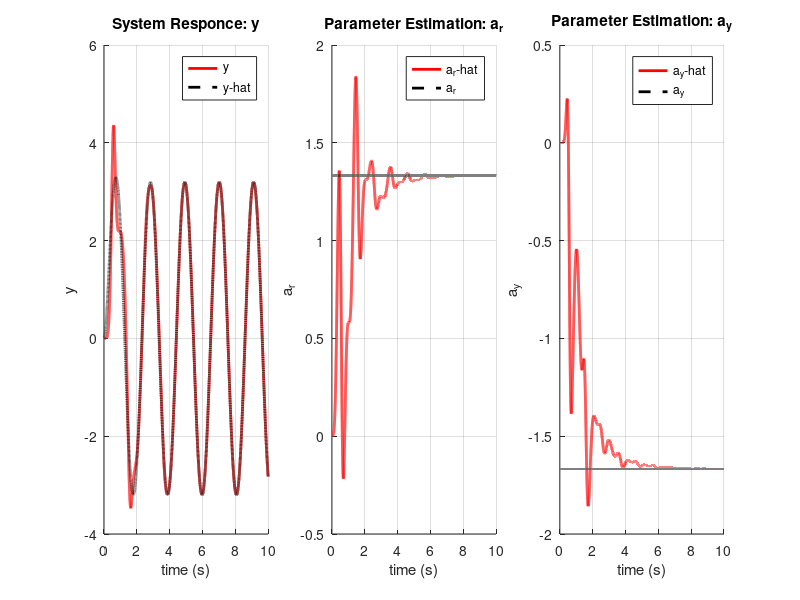

Write MATLAB code to recreate this figure.
% ------------------------------------------------------------------------
% University of Maryland, College Park
% ENME 808B - Applied Nonlinear Controls
% Homework #8
% Due November 12, 2018
%
% David A Smart
% November 7, 2018
% ------------------------------------------------------------------------
%% Problem Statement
%
% 2. [Example 8.3] 
%
% Consider the 1st-order system 
% y_dot = ?a_p*y + b_p*u = y + 3*u 
% [a_p = -1, b_p = 3]
%
% and its reference model 
% y_m_dot = -a_m*y_m + b_m*r = ?4*y_m + 4*r
% [a_m = 4, b_m = 4]
% 
% Simulate the system with the MRAC law:
% u = a_r_hat(t)*r + a_y_hat(t)*y
% a_r_hat_dot = ?sign(b_p)*gamma*e*r = ?2*e*r
% a_y_hat_dot = ?sign(b_p)*gamma*e*y = ?2*e*y
%
% Choose a_r_hat(0) = a_y_hat(0) = 0 as well as y(0) = y_m(0)=0.
% (1) r(t) = 4
% (2) r(t) = 4*sin(3*t)
%
% Plot the time responses of y(t) and y_m(t) 
% as well as a_r_hat(t) and a_y_hat(t) 
% in conjunction with a_r_star and a_y_star 
% [a_r_star = b_m / b_p]
% [a_y_star = (-a_m + a_p) / b_p]
% to assess the quality of on-line parameter estimation.
% 
% ------------------------------------------------------------------------
%% clean up
close all
clear
clc

% ------------------------------------------------------------------------
%% initial conditions
% time
t(1)    = 0;

% parameter estimates
a_r_hat_dot(1) = 0;
a_y_hat_dot(1) = 0;
a_r_hat(1) = 0;
a_y_hat(1) = 0;

% state
y_dot(1) = 0;
y_m_dot(1) = 0;
y(1) = 0;
y_m(1) = 0;

% error
e(1) = 0;

% input & control
r(1) = 0;
u(1) = 0;

%% optimal parameters
% a_p = -1, b_p = 3
% a_m = 4, b_m = 4
% a_r_star = b_m / b_p;
% a_y_star = (-a_m + a_p) / b_p;
a_r_star = 4/3;
a_y_star = -5/3;

% ------------------------------------------------------------------------
%% time-loop

% simulation time-step
dt  = 1/6000;

for i = 2:(10/dt)
    
% time update
t(i) = t(i-1) + dt;
    
% update system dynamics
y_dot(i) = y(i-1) + 3*u(i-1);
y(i) = y(i-1) + y_dot(i)*dt;

% update reference model 
% r(i) = 4;
r(i) = 4*sin(3*t(i));
y_m_dot(i) = -4*y_m(i-1) + 4*r(i);
y_m(i) = y_m(i-1) + y_m_dot(i)*dt;

% update error
e(i) = y(i) - y_m(i);

% update estimated parameters
a_r_hat_dot(i) = -2*e(i)*r(i);
a_r_hat(i) = a_r_hat(i-1) + a_r_hat_dot(i)*dt;
a_y_hat_dot(i) = -2*e(i)*y(i);
a_y_hat(i) = a_y_hat(i-1) + a_y_hat_dot(i)*dt;

% update control input
u(i) = a_r_hat(i)*r(i) + a_y_hat(i)*y(i);  
    
end

%% eval final parameter offsets
a_r_hat(end) - a_r_star
a_y_hat(end) - a_y_star

% -------------------------------------------------------------------------
%% Display

figure(1)
set(gcf,'Units','normalized','Position',[0 0.2 1 0.5]); % large

subplot(1,3,1);
hold on
plot(t, y,'r', 'LineWidth',2);
plot(t, y_m,'--k', 'LineWidth',2);
xlabel('time (s)')
ylabel('y')
title('System Responce: y')
legend('y', 'y-hat','Location','Best')
grid on

subplot(1,3,2);
hold on
plot(t, a_r_hat,'r', 'LineWidth',2);
plot(t, ones(size(t,2),1)*a_r_star,'--k', 'LineWidth',2);
xlabel('time (s)')
ylabel('a_r')
title('Parameter Estimation: a_r')
legend('a_r-hat', 'a_r','Location','Best')
grid on

subplot(1,3,3);
hold on
plot(t, a_y_hat,'r', 'LineWidth',2);
plot(t, ones(size(t,2),1)*a_y_star,'--k', 'LineWidth',2);
xlabel('time (s)')
ylabel('a_y')
title('Parameter Estimation: a_y')
legend('a_y-hat', 'a_y','Location','Best')
grid on

%% ------------------------------------------------------------------------